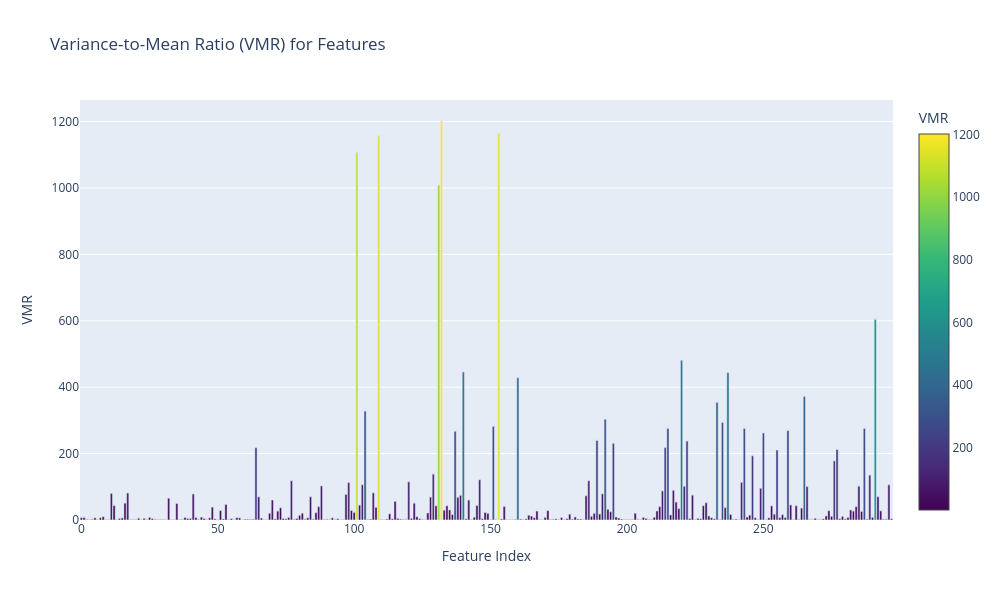

Notebook cell for this chart:
### Code cell
import plotly.graph_objects as go

# Get feature names using corpus.idx2feature
feature_names = [corpus.idx2feature(idx) for idx in range(frequency_matrix.shape[1])]

# Create a bar plot for VMR values
fig = go.Figure(
    data=go.Bar(
        x=list(range(len(vmr))),  # Indices of features
        y=vmr,  # VMR values
        text=feature_names,  # Feature names for hover
        hovertemplate="Feature: %{text}<br>VMR: %{y}<extra></extra>",
        marker=dict(
            color=vmr,  # Color based on VMR values
            colorscale="Viridis",
            colorbar=dict(title="VMR"),
        ),
    )
)

# Update layout
fig.update_layout(
    title="Variance-to-Mean Ratio (VMR) for Features",
    xaxis_title="Feature Index",
    yaxis_title="VMR",
    height=600,
    width=1000,
)

# Show plot
fig.show()

### Figure 1 — Plotly figure (JSON) as saved in the notebook; plotly's stock layout.template omitted (floating-point values rounded to 4 significant figures; data arrays with more than 128 entries replaced by an {"elided": "..."} marker saying what was removed)
{"data": [{"hovertemplate": "Feature: %{text}<br>VMR: %{y}<extra></extra>", "marker": {"color": {"elided": "298 float values"}, "colorbar": {"title": {"text": "VMR"}}, "colorscale": [[0, "#440154"], [0.1111, "#482878"], [0.2222, "#3e4989"], [0.3333, "#31688e"], [0.4444, "#26828e"], [0.5556, "#1f9e89"], [0.6667, "#35b779"], [0.7778, "#6ece58"], [0.8889, "#b5de2b"], [1, "#fde725"]]}, "text": {"elided": "298 str values"}, "type": "bar", "x": {"elided": "298 int values"}, "y": {"elided": "298 float values"}}], "layout": {"height": 600, "title": {"text": "Variance-to-Mean Ratio (VMR) for Features"}, "width": 1000, "xaxis": {"title": {"text": "Feature Index"}}, "yaxis": {"title": {"text": "VMR"}}}}
